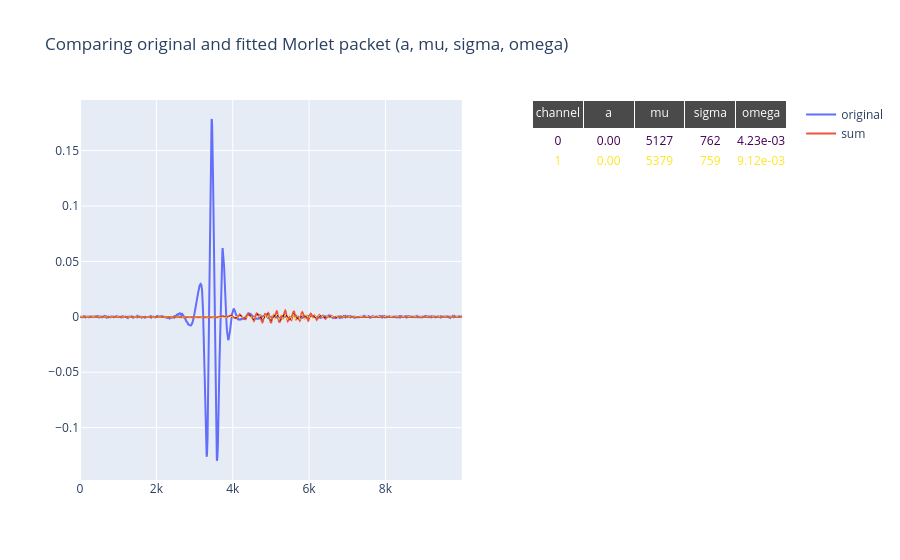

Notebook code cell kept with this figure:
### Code cell
from viz.visualize_scan_data import training_viewer

training_viewer(dset, fits, params, idx=0)

### Figure 1 — Plotly figure (JSON) as saved in the notebook; plotly's stock layout.template omitted (floating-point values rounded to 4 significant figures; data arrays with more than 128 entries replaced by an {"elided": "..."} marker saying what was removed)
{"data": [{"mode": "lines", "name": "original", "type": "scatter", "x": {"elided": "10000 int values"}, "xaxis": "x", "y": {"elided": "10000 float values"}, "yaxis": "y"}, {"mode": "lines", "name": "sum", "type": "scatter", "x": {"elided": "10000 int values"}, "xaxis": "x", "y": {"elided": "10000 float values"}, "yaxis": "y"}, {"line": {"color": "#440154", "dash": "dot", "width": 1}, "mode": "lines", "name": "Channel 0", "showlegend": false, "type": "scatter", "x": {"elided": "10000 int values"}, "xaxis": "x", "y": {"elided": "10000 float values"}, "yaxis": "y"}, {"line": {"color": "#fde725", "dash": "dot", "width": 1}, "mode": "lines", "name": "Channel 1", "showlegend": false, "type": "scatter", "x": {"elided": "10000 int values"}, "xaxis": "x", "y": {"elided": "10000 float values"}, "yaxis": "y"}, {"cells": {"align": "center", "fill": {"color": [["white", "white"], ["white", "white"], ["white", "white"], ["white", "white"], ["white", "white"]]}, "font": {"color": [["#440154", "#fde725"], ["#440154", "#fde725"], ["#440154", "#fde725"], ["#440154", "#fde725"], ["#440154", "#fde725"]]}, "values": [[0, 1], ["0.00", "0.00"], ["5127", "5379"], ["762", "759"], ["4.23e-03", "9.12e-03"]]}, "domain": {"x": [0.64, 1], "y": [0, 1]}, "header": {"align": "center", "fill": {"color": "#4a4a4a"}, "font": {"color": "white"}, "values": ["channel", "a", "mu", "sigma", "omega"]}, "type": "table"}], "layout": {"title": {"text": "Comparing original and fitted Morlet packet (a, mu, sigma, omega)"}, "xaxis": {"anchor": "y", "domain": [0, 0.54]}, "yaxis": {"anchor": "x", "domain": [0, 1]}}}
